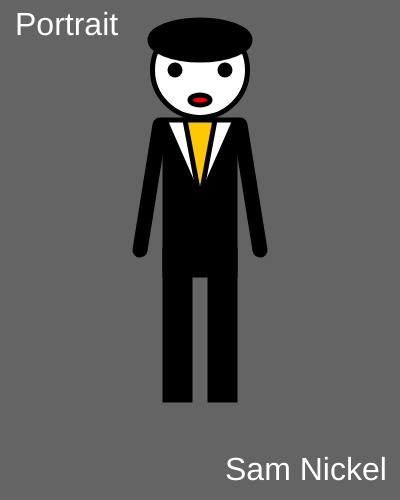
Frame 1 (no input)
Frame 60 (no input): identical to frame 1, image omitted
Frame 120 (the mouse pressed at the canvas centre since frame 60): identical to frame 1, image omitted

The p5.js sketch that drew this single still picture (run headless with seeded random() and noise() and a simulated clock; from frame 60 on, the mouse is pressed at the canvas centre):

// p5.js sketch
// ── sketch.js
function setup() {
    createCanvas(400,500);
}

function draw() {
    background(100);

    strokeWeight(5);
    fill(255,255,255);
    circle(200,70,95);

    fill(0,0,0);
    rect(165,125,70,150);

    rect(165,250,25,150);
    rect(210,250,25,150);

    ellipse(200,40,100,40);

    fill(255,0,0);
    ellipse(200,100,20,10);

    fill(255,255,255);
    triangle(165, 120, 200, 200, 235, 120);

    fill(255,200,0);
    triangle(185, 120, 200, 200, 215, 120);

    fill(255,255,255);
    strokeWeight(15);
    point(175, 70);
    point(225, 70);

    line(160, 125, 140, 250);
    line(240, 125, 260, 250);

    textSize(32);
    text('Portrait', 15, 35);
    text('Sam Nickel', 225, 480);
}

// ── main.html
<html>
  <head>
    <title>Portrait</title>
    <script src="https://cdnjs.cloudflare.com/ajax/libs/p5.js/1.1.9/p5.min.js"></script>
    <script src="sketch.js"></script>
  </head>
  <body>
  </body>
</html>
